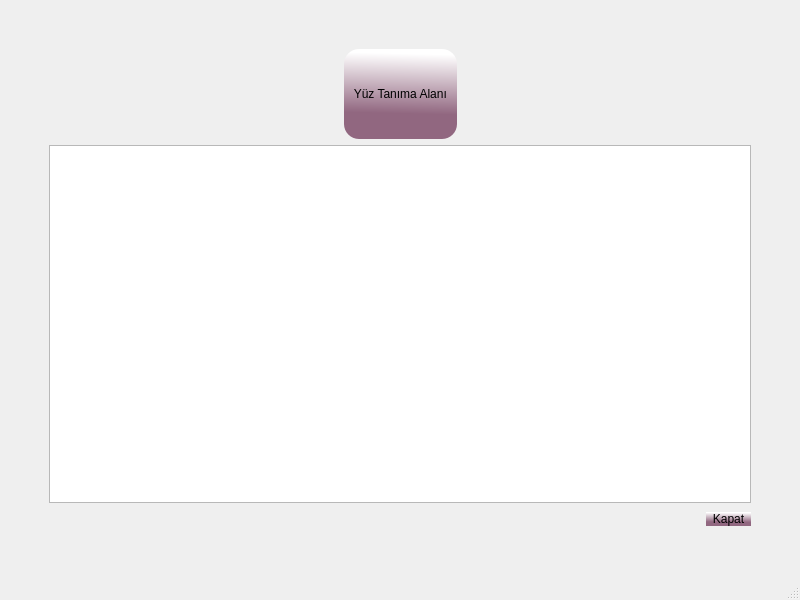
<?xml version="1.0" encoding="UTF-8"?>
<ui version="4.0">
 <class>MainWindow</class>
 <widget class="QMainWindow" name="MainWindow">
  <property name="geometry">
   <rect>
    <x>0</x>
    <y>0</y>
    <width>800</width>
    <height>600</height>
   </rect>
  </property>
  <property name="windowTitle">
   <string>MainWindow</string>
  </property>
  <widget class="QWidget" name="centralwidget">
   <property name="styleSheet">
    <string notr="true">#centralwidget{border-image: url(:/deneme2/deneme2.jpg);}</string>
   </property>
   <layout class="QVBoxLayout" name="verticalLayout_2">
    <item>
     <layout class="QVBoxLayout" name="verticalLayout" stretch="1,4,2">
      <property name="leftMargin">
       <number>40</number>
      </property>
      <property name="topMargin">
       <number>40</number>
      </property>
      <property name="rightMargin">
       <number>40</number>
      </property>
      <property name="bottomMargin">
       <number>40</number>
      </property>
      <item>
       <layout class="QHBoxLayout" name="horizontalLayout_2">
        <item>
         <spacer name="horizontalSpacer_4">
          <property name="orientation">
           <enum>Qt::Horizontal</enum>
          </property>
          <property name="sizeHint" stdset="0">
           <size>
            <width>40</width>
            <height>20</height>
           </size>
          </property>
         </spacer>
        </item>
        <item>
         <widget class="QLabel" name="yuz_tanima_alani">
          <property name="styleSheet">
           <string notr="true">font: 75 16pt &quot;MS Shell Dlg 2&quot;;
background-color: qlineargradient(spread:pad, x1:0.502, y1:0.716227, x2:0.522388, y2:0.051, stop:0 rgba(145, 103, 128, 255), stop:1 rgba(255, 255, 255, 255));
border-radius:15px;</string>
          </property>
          <property name="text">
           <string>   Yüz Tanıma Alanı   </string>
          </property>
         </widget>
        </item>
        <item>
         <spacer name="horizontalSpacer_3">
          <property name="orientation">
           <enum>Qt::Horizontal</enum>
          </property>
          <property name="sizeHint" stdset="0">
           <size>
            <width>40</width>
            <height>20</height>
           </size>
          </property>
         </spacer>
        </item>
       </layout>
      </item>
      <item>
       <layout class="QHBoxLayout" name="horizontalLayout">
        <item>
         <widget class="QTextEdit" name="yuz_tanima"/>
        </item>
       </layout>
      </item>
      <item>
       <layout class="QHBoxLayout" name="horizontalLayout_3">
        <item>
         <spacer name="horizontalSpacer">
          <property name="orientation">
           <enum>Qt::Horizontal</enum>
          </property>
          <property name="sizeHint" stdset="0">
           <size>
            <width>40</width>
            <height>20</height>
           </size>
          </property>
         </spacer>
        </item>
        <item>
         <widget class="QPushButton" name="kapat">
          <property name="styleSheet">
           <string notr="true">font: 75 20pt &quot;MS Shell Dlg 2&quot;;
background-color: qlineargradient(spread:pad, x1:0.502, y1:0.716227, x2:0.522388, y2:0.051, stop:0 rgba(145, 103, 128, 255), stop:1 rgba(255, 255, 255, 255));
border-radius:15px;</string>
          </property>
          <property name="text">
           <string>  Kapat  </string>
          </property>
         </widget>
        </item>
       </layout>
      </item>
     </layout>
    </item>
   </layout>
  </widget>
  <widget class="QMenuBar" name="menubar">
   <property name="geometry">
    <rect>
     <x>0</x>
     <y>0</y>
     <width>800</width>
     <height>26</height>
    </rect>
   </property>
  </widget>
  <widget class="QStatusBar" name="statusbar"/>
 </widget>
 <resources>
  <include location="deneme.qrc"/>
 </resources>
 <connections/>
</ui>
